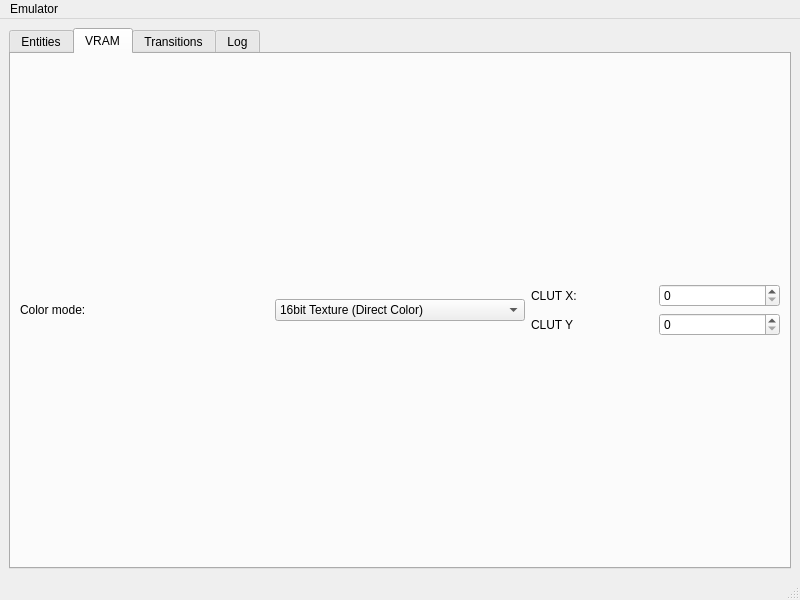
<?xml version="1.0" encoding="UTF-8"?>
<ui version="4.0">
 <class>MainWindow</class>
 <widget class="QMainWindow" name="MainWindow">
  <property name="geometry">
   <rect>
    <x>0</x>
    <y>0</y>
    <width>800</width>
    <height>600</height>
   </rect>
  </property>
  <property name="windowTitle">
   <string>Tomba! Tools</string>
  </property>
  <widget class="QWidget" name="centralwidget">
   <layout class="QHBoxLayout" name="horizontalLayout_2">
    <item>
     <widget class="QTabWidget" name="tabWidget">
      <property name="currentIndex">
       <number>1</number>
      </property>
      <widget class="QWidget" name="tab_entities">
       <attribute name="title">
        <string>Entities</string>
       </attribute>
       <layout class="QHBoxLayout" name="horizontalLayout">
        <item>
         <widget class="QTableView" name="entitiesTableView"/>
        </item>
        <item>
         <widget class="QWidget" name="entity_viewer" native="true">
          <layout class="QVBoxLayout" name="verticalLayout_2">
           <item>
            <widget class="QLabel" name="entity_sprite">
             <property name="text">
              <string/>
             </property>
            </widget>
           </item>
           <item>
            <spacer name="verticalSpacer">
             <property name="orientation">
              <enum>Qt::Orientation::Vertical</enum>
             </property>
             <property name="sizeHint" stdset="0">
              <size>
               <width>20</width>
               <height>40</height>
              </size>
             </property>
            </spacer>
           </item>
          </layout>
         </widget>
        </item>
       </layout>
      </widget>
      <widget class="QWidget" name="tab_vram">
       <attribute name="title">
        <string>VRAM</string>
       </attribute>
       <layout class="QVBoxLayout" name="verticalLayout">
        <item>
         <layout class="QHBoxLayout" name="vram_menu">
          <item>
           <widget class="QLabel" name="label">
            <property name="text">
             <string>Color mode:</string>
            </property>
           </widget>
          </item>
          <item>
           <widget class="QComboBox" name="mode">
            <item>
             <property name="text">
              <string>16bit Texture (Direct Color)</string>
             </property>
            </item>
            <item>
             <property name="text">
              <string>8bit Texture (256 Color Palette)</string>
             </property>
            </item>
            <item>
             <property name="text">
              <string>4bit Texture (16 Color Palette)</string>
             </property>
            </item>
           </widget>
          </item>
          <item>
           <layout class="QVBoxLayout" name="clut_layout">
            <item>
             <layout class="QHBoxLayout" name="clut_x_layout">
              <item>
               <widget class="QLabel" name="clut_x_label">
                <property name="text">
                 <string>CLUT X:</string>
                </property>
               </widget>
              </item>
              <item>
               <widget class="QSpinBox" name="clut_x">
                <property name="maximum">
                 <number>2048</number>
                </property>
                <property name="singleStep">
                 <number>16</number>
                </property>
               </widget>
              </item>
             </layout>
            </item>
            <item>
             <layout class="QHBoxLayout" name="clut_y_layout">
              <item>
               <widget class="QLabel" name="clut_y_label">
                <property name="text">
                 <string>CLUT Y</string>
                </property>
               </widget>
              </item>
              <item>
               <widget class="QSpinBox" name="clut_y">
                <property name="maximum">
                 <number>511</number>
                </property>
               </widget>
              </item>
             </layout>
            </item>
           </layout>
          </item>
         </layout>
        </item>
       </layout>
      </widget>
      <widget class="QWidget" name="tab_transitions">
       <attribute name="title">
        <string>Transitions</string>
       </attribute>
      </widget>
      <widget class="QWidget" name="tab_log">
       <attribute name="title">
        <string>Log</string>
       </attribute>
       <layout class="QHBoxLayout" name="horizontalLayout_3">
        <item>
         <widget class="QTextEdit" name="logTextBox"/>
        </item>
       </layout>
      </widget>
     </widget>
    </item>
   </layout>
  </widget>
  <widget class="QMenuBar" name="menubar">
   <property name="geometry">
    <rect>
     <x>0</x>
     <y>0</y>
     <width>800</width>
     <height>22</height>
    </rect>
   </property>
   <widget class="QMenu" name="menuEmulator">
    <property name="title">
     <string>Emulator</string>
    </property>
    <addaction name="actionConnect"/>
    <addaction name="separator"/>
    <addaction name="actionQuit"/>
   </widget>
   <addaction name="menuEmulator"/>
  </widget>
  <widget class="QStatusBar" name="statusbar"/>
  <action name="actionConnect">
   <property name="text">
    <string>Connect</string>
   </property>
  </action>
  <action name="actionQuit">
   <property name="text">
    <string>Quit</string>
   </property>
  </action>
 </widget>
 <resources/>
 <connections/>
</ui>
